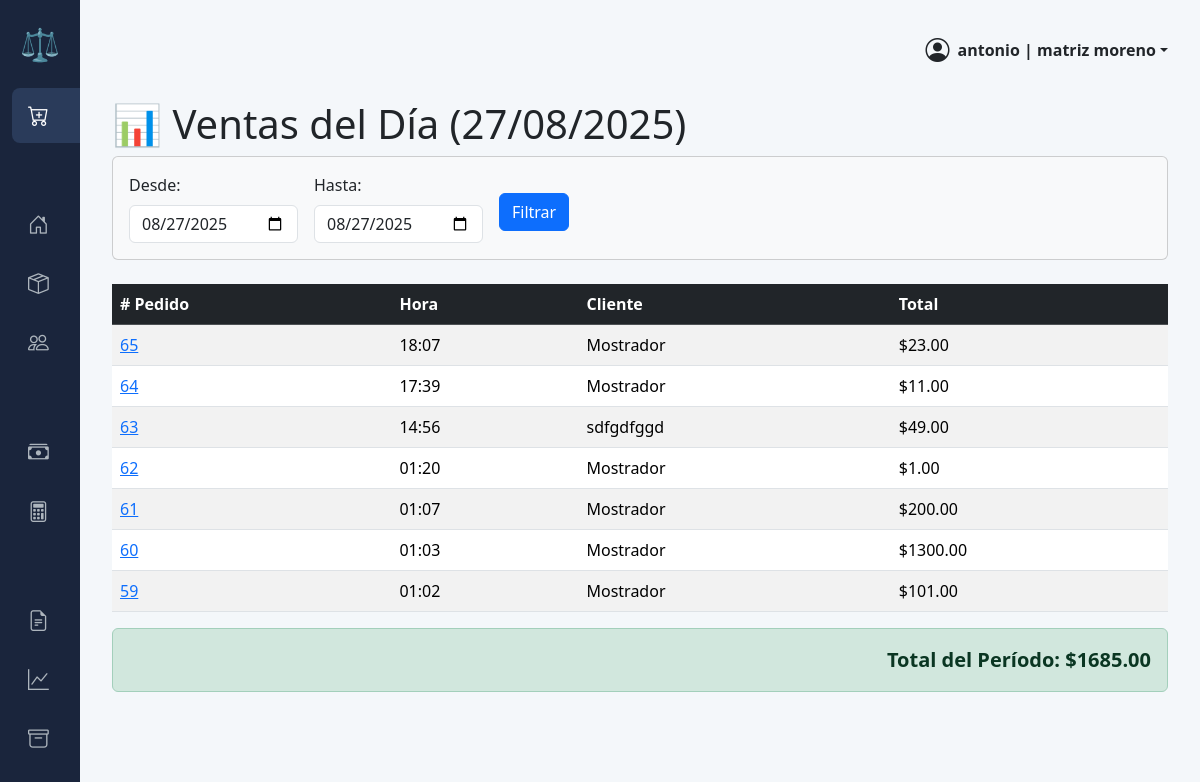
The page /reportes/ (signed in) on the database its author committed.
### inventario/models.py (models this page shows, shortened)
class UserProfile(models.Model):
    user = models.OneToOneField(User, on_delete=models.CASCADE, related_name='profile')
    empresa = models.ForeignKey(Empresa, on_delete=models.CASCADE)

class Empresa(models.Model):
    nombre = models.CharField(max_length=100, unique=True)
    giro = models.CharField(max_length=100, blank=True, null=True, help_text="Ej. Abarrotes, Ropa, Ferretería, etc.")

class Pedido(models.Model):
    empresa = models.ForeignKey(Empresa, on_delete=models.CASCADE)
    METODO_PAGO_CHOICES = [
        ('Efectivo', 'Efectivo'),
        ('Tarjeta', 'Tarjeta'),
    ]
    cliente = models.ForeignKey(Cliente, on_delete=models.SET_NULL, null=True, blank=True)
    fecha = models.DateTimeField(auto_now_add=True)
    total = models.DecimalField(max_digits=10, decimal_places=2)
    metodo_pago = models.CharField(max_length=10, choices=METODO_PAGO_CHOICES, default='Efectivo')
    monto_recibido = models.DecimalField(max_digits=10, decimal_places=2, null=True, blank=True)
    cambio_entregado = models.DecimalField(max_digits=10, decimal_places=2, null=True, blank=True)
    arqueo = models.ForeignKey(Arqueo, on_delete=models.SET_NULL, null=True, blank=True, related_name='pedidos')

class Cliente(models.Model):
    empresa = models.ForeignKey(Empresa, on_delete=models.CASCADE) # <-- NUEVO: El cliente pertenece a una empresa
    nombre = models.CharField(max_length=100)
    telefono = models.CharField(max_length=20) # Ya no necesita ser 'unique' globalmente
    direccion = models.TextField(blank=True, null=True)

### inventario/views.py (the view)
# urls.py: path('reportes/', views.reporte_ventas, name='reporte-ventas'),
@login_required
def reporte_ventas(request):
    empresa_del_usuario = request.user.profile.empresa
    fecha_inicio_str = request.GET.get('fecha_inicio')
    fecha_fin_str = request.GET.get('fecha_fin')
    hoy = timezone.localtime(timezone.now()).date()
    if fecha_inicio_str and fecha_fin_str:
        fecha_inicio = datetime.strptime(fecha_inicio_str, '%Y-%m-%d').date()
        fecha_fin = datetime.strptime(fecha_fin_str, '%Y-%m-%d').date()
        pedidos = Pedido.objects.filter(empresa=empresa_del_usuario, fecha__date__range=[fecha_inicio, fecha_fin]).order_by('-fecha')
        titulo_reporte = f"Ventas del {fecha_inicio.strftime('%d/%m/%Y')} al {fecha_fin.strftime('%d/%m/%Y')}"
    else:
        fecha_inicio = hoy
        fecha_fin = hoy
        pedidos = Pedido.objects.filter(empresa=empresa_del_usuario, fecha__date=hoy).order_by('-fecha')
        titulo_reporte = f"Ventas del Día ({hoy.strftime('%d/%m/%Y')})"
    total_vendido = sum(p.total for p in pedidos)
    contexto = {
        'pedidos': pedidos,
        'total_vendido': total_vendido,
        'fecha_inicio': fecha_inicio,
        'fecha_fin': fecha_fin,
        'titulo_reporte': titulo_reporte,
    }
    return render(request, 'inventario/reporte_ventas.html', contexto)

### inventario/templates/inventario/reporte_ventas.html (shortened to what this page needs)
{% extends "inventario/base.html" %}
{% block content %}
<h1>📊 {{ titulo_reporte }}</h1>
<div class="card card-body bg-light mb-4">
    <form method="get" action="" class="row g-3 align-items-center">
        <div class="col-auto">
            <label for="fecha_inicio" class="form-label">Desde:</label>
            <input type="date" name="fecha_inicio" id="fecha_inicio" value="{{ fecha_inicio|date:'Y-m-d' }}" class="form-control">
        </div>
        <div class="col-auto">
            <label for="fecha_fin" class="form-label">Hasta:</label>
            <input type="date" name="fecha_fin" id="fecha_fin" value="{{ fecha_fin|date:'Y-m-d' }}" class="form-control">
        </div>
        <div class="col-auto mt-4">
            <button type="submit" class="btn btn-primary">Filtrar</button>
        </div>
    </form>
</div>
{% if pedidos %}
    <table class="table table-striped table-hover">
        <thead class="table-dark">
            <tr>
                <th># Pedido</th>
                <th>Hora</th>
                <th>Cliente</th>
                <th>Total</th>
            </tr>
        </thead>
        <tbody>
            {% for pedido in pedidos %}
            <tr>
                <td><a href="{% url 'detalle-pedido' pedido.id %}">{{ pedido.id }}</a></td>
                <td>{{ pedido.fecha|time:"H:i" }}</td>
                <td>{{ pedido.cliente.nombre|default:"Mostrador" }}</td>
                <td>${{ pedido.total|floatformat:2 }}</td>
            </tr>
            {% endfor %}
        </tbody>
    </table>
    <div class="alert alert-success text-end fs-5 fw-bold">
        Total del Período: ${{ total_vendido|floatformat:2 }}
    </div>
{% else %}
    <div class="alert alert-info">
        No se encontraron ventas para el período seleccionado.
    </div>
{% endif %}
{% endblock %}

### inventario/templates/inventario/base.html (shortened to what this page needs)
<!DOCTYPE html>
<html lang="es">
<head>
    <link href="https://cdn.jsdelivr.net/npm/bootstrap@5.3.3/dist/css/bootstrap.min.css" rel="stylesheet">
    <link rel="stylesheet" href="https://cdn.jsdelivr.net/npm/bootstrap-icons@1.11.3/font/bootstrap-icons.min.css">
    <link rel="stylesheet" href="https://cdnjs.cloudflare.com/ajax/libs/font-awesome/6.0.0-beta3/css/all.min.css">
</head>
<body>
    {% if user.is_authenticated %}
    <div class="sidebar">
        <div class="logo-container mb-4">
            <span class="logo-collapsed">⚖️</span>
        </div>
        <ul class="nav flex-column">
            <li class="nav-item">
                <a class="nav-link active" href="{% url 'pos' 'domicilio' %}">
                    <i class="bi bi-cart-plus"></i><span class="link-text">Nueva Venta</span>
                </a>
            </li>
            <div class="sidebar-heading"><span class="link-text">General</span></div>
            <li class="nav-item">
                 <a class="nav-link" href="{% url 'pagina-inicio' %}">
                    <i class="bi bi-house-door"></i><span class="link-text">Dashboard</span>
                </a>
            </li>
            <li class="nav-item">
                <a class="nav-link" href="{% url 'gestion-inventario' %}">
                    <i class="bi bi-box-seam"></i><span class="link-text">Inventario</span>
                </a>
            </li>
            <li class="nav-item">
                <a class="nav-link" href="{% url 'gestion-clientes' %}">
                    <i class="bi bi-people"></i><span class="link-text">Clientes</span>
                </a>
            </li>
            <div class="sidebar-heading"><span class="link-text">Caja</span></div>
            <li class="nav-item">
                <a class="nav-link" href="{% url 'gestion-caja' %}">
                    <i class="bi bi-cash-stack"></i><span class="link-text">Registrar Retiro</span>
                </a>
            </li>
            <li class="nav-item">
                <a class="nav-link" href="{% url 'arqueo-caja' %}">
                    <i class="bi bi-calculator"></i><span class="link-text">Arqueo de Caja</span>
                </a>
            </li>
            <div class="sidebar-heading"><span class="link-text">Análisis</span></div>
            <li class="nav-item">
                <a class="nav-link" href="{% url 'reporte-ventas' %}">
                    <i class="bi bi-file-earmark-text"></i><span class="link-text">Reportes de Ventas</span>
                </a>
            </li>
            <li class="nav-item">
                <a class="nav-link" href="{% url 'dashboard' %}">
                    <i class="bi bi-graph-up"></i><span class="link-text">Gráficas</span>
                </a>
            </li>
            <li class="nav-item">
                <a class="nav-link" href="{% url 'reporte-arqueos' %}">
                    <i class="bi bi-archive"></i><span class="link-text">Historial de Arqueos</span>
                </a>
            </li>
        </ul>
    </div>
    {% endif %}
    <div class="main-content">
        {% if user.is_authenticated %}
        <div class="top-bar">
            <div class="dropdown">
                <a href="#" class="d-flex align-items-center text-dark text-decoration-none dropdown-toggle" id="dropdownUser1" data-bs-toggle="dropdown" aria-expanded="false">
                    <i class="bi bi-person-circle fs-4 me-2"></i>
                    <strong>{{ user.username }} | {{ user.profile.empresa.nombre }}</strong>
                </a>
            </div>
        </div>
        {% endif %}
        {% block content %}
        {% endblock %}
    </div>
</body>
</html>

### inventario/templates/inventario/base.html (style rules this page uses)
body { display: flex; min-height: 100vh; background-color: #f4f7fa; }
.sidebar { width: 80px; min-height: 100vh; background-color: #1a253c; padding: 1.5rem 0.75rem; color: white; position: fixed; top: 0; left: 0; display: flex; flex-direction: column; overflow-x: hidden; transition: width 0.3s ease; z-index: 1030; }
.sidebar .nav-link { color: #adb5bd; font-size: 0.95rem; padding: 0.75rem 1rem; border-radius: 0.5rem; margin-bottom: 0.25rem; display: flex; align-items: center; white-space: nowrap; }
.sidebar .nav-link:hover, .sidebar .nav-link.active { color: #fff; background-color: #2a3b5a; }
.sidebar .nav-link .bi { margin-right: 1rem; font-size: 1.3rem; min-width: 24px; }
.sidebar .logo-container { height: 2.5rem; display: flex; align-items: center; justify-content: center; position: relative; }
.sidebar .logo-collapsed, .sidebar .link-text.logo-expanded { position: absolute; }
.sidebar .logo-collapsed { font-size: 2rem; opacity: 1; transition: opacity 0.2s ease; }
.sidebar .sidebar-heading { font-size: 0.75rem; text-transform: uppercase; color: #6c757d; padding: 0 1rem; margin-top: 1.5rem; margin-bottom: 0.5rem; white-space: nowrap; }
.main-content { margin-left: 80px; flex-grow: 1; padding: 2rem; width: calc(100% - 80px); transition: margin-left 0.3s ease; }
.top-bar { display: flex; justify-content: flex-end; align-items: center; margin-bottom: 2rem; }

### rows shown on the page
Pedido: id "65", fecha "18:07", cliente.nombre "Mostrador", total "23.00"
Pedido: id "64", fecha "17:39", cliente.nombre "Mostrador", total "11.00"
Pedido: id "63", fecha "14:56", cliente.nombre "sdfgdfggd", total "49.00"
Pedido: id "62", fecha "01:20", cliente.nombre "Mostrador", total "1.00"
Pedido: id "61", fecha "01:07", cliente.nombre "Mostrador", total "200.00"
Pedido: id "60", fecha "01:03", cliente.nombre "Mostrador", total "1300.00"
Pedido: id "59", fecha "01:02", cliente.nombre "Mostrador", total "101.00"

### other values the page prints
{{ user.username }} "antonio"
{{ user.profile.empresa.nombre }} "matriz moreno"
{{ titulo_reporte }} "Ventas del Día (27/08/2025)"
{{ total_vendido|floatformat:2 }} "1685.00"
